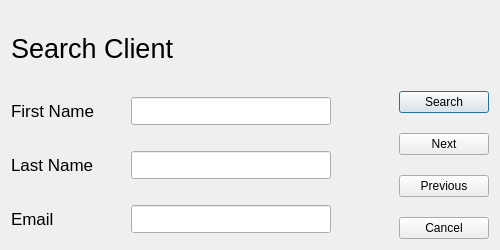
<?xml version="1.0" encoding="UTF-8"?>
<ui version="4.0">
 <class>SearchDialog</class>
 <widget class="QDialog" name="SearchDialog">
  <property name="geometry">
   <rect>
    <x>0</x>
    <y>0</y>
    <width>500</width>
    <height>250</height>
   </rect>
  </property>
  <property name="minimumSize">
   <size>
    <width>500</width>
    <height>250</height>
   </size>
  </property>
  <property name="maximumSize">
   <size>
    <width>500</width>
    <height>250</height>
   </size>
  </property>
  <property name="windowTitle">
   <string>Dialog</string>
  </property>
  <layout class="QHBoxLayout" name="horizontalLayout_5">
   <item>
    <layout class="QVBoxLayout" name="verticalLayout_3">
     <item>
      <widget class="QLabel" name="labelSearchTitle">
       <property name="font">
        <font>
         <pointsize>20</pointsize>
        </font>
       </property>
       <property name="text">
        <string>Search Client</string>
       </property>
       <property name="alignment">
        <set>Qt::AlignLeading|Qt::AlignLeft|Qt::AlignVCenter</set>
       </property>
      </widget>
     </item>
     <item>
      <layout class="QHBoxLayout" name="horizontalLayout_4">
       <item>
        <layout class="QVBoxLayout" name="verticalLayout_2">
         <property name="spacing">
          <number>20</number>
         </property>
         <item>
          <layout class="QHBoxLayout" name="horizontalLayout">
           <item>
            <widget class="QLabel" name="labelFirstName">
             <property name="minimumSize">
              <size>
               <width>100</width>
               <height>0</height>
              </size>
             </property>
             <property name="maximumSize">
              <size>
               <width>100</width>
               <height>16777215</height>
              </size>
             </property>
             <property name="font">
              <font>
               <pointsize>13</pointsize>
              </font>
             </property>
             <property name="text">
              <string>First Name</string>
             </property>
            </widget>
           </item>
           <item>
            <widget class="QLineEdit" name="lineEditFirstName">
             <property name="minimumSize">
              <size>
               <width>200</width>
               <height>0</height>
              </size>
             </property>
             <property name="maximumSize">
              <size>
               <width>200</width>
               <height>16777215</height>
              </size>
             </property>
             <property name="font">
              <font>
               <pointsize>13</pointsize>
              </font>
             </property>
            </widget>
           </item>
           <item>
            <spacer name="horizontalSpacer">
             <property name="orientation">
              <enum>Qt::Horizontal</enum>
             </property>
             <property name="sizeHint" stdset="0">
              <size>
               <width>40</width>
               <height>20</height>
              </size>
             </property>
            </spacer>
           </item>
          </layout>
         </item>
         <item>
          <layout class="QHBoxLayout" name="horizontalLayout_2">
           <item>
            <widget class="QLabel" name="labelLastName">
             <property name="minimumSize">
              <size>
               <width>100</width>
               <height>0</height>
              </size>
             </property>
             <property name="maximumSize">
              <size>
               <width>100</width>
               <height>16777215</height>
              </size>
             </property>
             <property name="font">
              <font>
               <pointsize>13</pointsize>
              </font>
             </property>
             <property name="text">
              <string>Last Name</string>
             </property>
            </widget>
           </item>
           <item>
            <widget class="QLineEdit" name="lineEditLastName">
             <property name="minimumSize">
              <size>
               <width>200</width>
               <height>0</height>
              </size>
             </property>
             <property name="maximumSize">
              <size>
               <width>200</width>
               <height>16777215</height>
              </size>
             </property>
             <property name="font">
              <font>
               <pointsize>13</pointsize>
              </font>
             </property>
            </widget>
           </item>
           <item>
            <spacer name="horizontalSpacer_2">
             <property name="orientation">
              <enum>Qt::Horizontal</enum>
             </property>
             <property name="sizeHint" stdset="0">
              <size>
               <width>40</width>
               <height>20</height>
              </size>
             </property>
            </spacer>
           </item>
          </layout>
         </item>
         <item>
          <layout class="QHBoxLayout" name="horizontalLayout_3">
           <item>
            <widget class="QLabel" name="labelEmail">
             <property name="minimumSize">
              <size>
               <width>100</width>
               <height>0</height>
              </size>
             </property>
             <property name="maximumSize">
              <size>
               <width>100</width>
               <height>16777215</height>
              </size>
             </property>
             <property name="font">
              <font>
               <pointsize>13</pointsize>
              </font>
             </property>
             <property name="text">
              <string>Email</string>
             </property>
            </widget>
           </item>
           <item>
            <widget class="QLineEdit" name="lineEditEmail">
             <property name="minimumSize">
              <size>
               <width>200</width>
               <height>0</height>
              </size>
             </property>
             <property name="maximumSize">
              <size>
               <width>200</width>
               <height>16777215</height>
              </size>
             </property>
             <property name="font">
              <font>
               <pointsize>13</pointsize>
              </font>
             </property>
            </widget>
           </item>
           <item>
            <spacer name="horizontalSpacer_3">
             <property name="orientation">
              <enum>Qt::Horizontal</enum>
             </property>
             <property name="sizeHint" stdset="0">
              <size>
               <width>40</width>
               <height>20</height>
              </size>
             </property>
            </spacer>
           </item>
          </layout>
         </item>
        </layout>
       </item>
       <item>
        <layout class="QVBoxLayout" name="verticalLayout">
         <property name="spacing">
          <number>20</number>
         </property>
         <item>
          <widget class="QPushButton" name="pushButtonSearch">
           <property name="minimumSize">
            <size>
             <width>90</width>
             <height>0</height>
            </size>
           </property>
           <property name="maximumSize">
            <size>
             <width>90</width>
             <height>16777215</height>
            </size>
           </property>
           <property name="text">
            <string>Search</string>
           </property>
          </widget>
         </item>
         <item>
          <widget class="QPushButton" name="pushButtonNext">
           <property name="minimumSize">
            <size>
             <width>90</width>
             <height>0</height>
            </size>
           </property>
           <property name="maximumSize">
            <size>
             <width>90</width>
             <height>16777215</height>
            </size>
           </property>
           <property name="text">
            <string>Next</string>
           </property>
           <property name="icon">
            <iconset theme="go-next"/>
           </property>
          </widget>
         </item>
         <item>
          <widget class="QPushButton" name="pushButtonPrevious">
           <property name="minimumSize">
            <size>
             <width>90</width>
             <height>0</height>
            </size>
           </property>
           <property name="maximumSize">
            <size>
             <width>90</width>
             <height>16777215</height>
            </size>
           </property>
           <property name="text">
            <string>Previous</string>
           </property>
           <property name="icon">
            <iconset theme="go-previous"/>
           </property>
          </widget>
         </item>
         <item>
          <widget class="QPushButton" name="pushButtonCancel">
           <property name="minimumSize">
            <size>
             <width>90</width>
             <height>0</height>
            </size>
           </property>
           <property name="maximumSize">
            <size>
             <width>90</width>
             <height>16777215</height>
            </size>
           </property>
           <property name="text">
            <string>Cancel</string>
           </property>
          </widget>
         </item>
        </layout>
       </item>
      </layout>
     </item>
    </layout>
   </item>
  </layout>
 </widget>
 <resources/>
 <connections/>
</ui>
